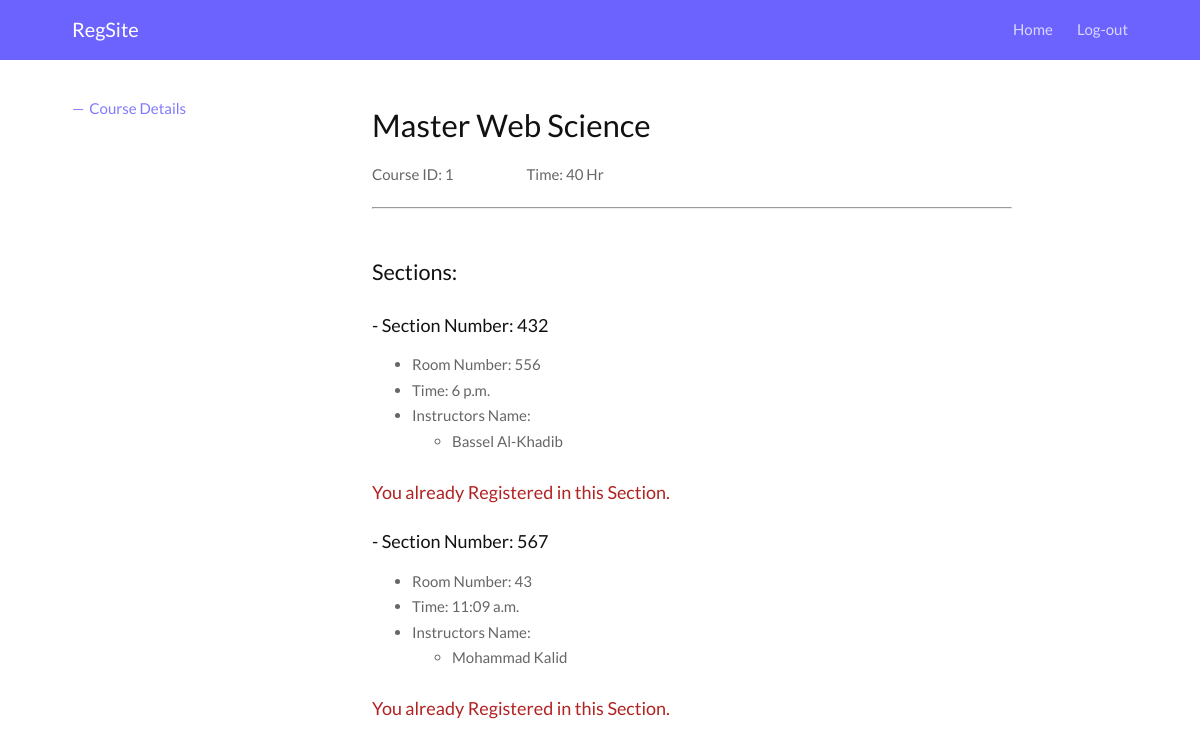
Screenshot of /Regsite/student/Course_id=1/details (signed in) with the database file from the repository.
### Reg_admin/models.py (models this page shows)
class Course (models.Model):
    CourseId = models.AutoField(primary_key=True)
    Title = models.CharField(max_length=30)
    Hours = models.PositiveIntegerField()
    pass

class Section (models.Model):
    CourseId = models.ForeignKey(Course, on_delete=models.CASCADE)
    SectionNo = models.IntegerField(primary_key=True)
    RoomNo = models.IntegerField()
    Time = models.TimeField()
    InstructorId = models.ForeignKey(Instructor, on_delete=models.CASCADE)
    pass

class Instructor(models.Model):
    InstructorId = models.AutoField(primary_key=True)
    First_name = models.CharField(max_length=20)
    Last_name = models.CharField(max_length=20)
    Gender = models.CharField(max_length=10, choices=[('1', 'Male'), ('2', 'Female')])
    Address = models.CharField(max_length=20)
    mobileNo = PhoneNumberField(null=False, blank=False, unique=True)
    pass

### Reg_student/views.py (the view)
# urls.py: path('Course_id=<int:course_id>/details', views.CourseDetailsView, name='Course-details')
def CourseDetailsView(request, course_id, *args, **kwargs):
    my_form = EnrollmentForm(request.POST or None)
    if request.method == "POST":
        if my_form.is_valid():
            my_form.save()
    course = Course.objects.get(CourseId=course_id)
    sections = Section.objects.filter(CourseId=course_id)
    registered_sections = []
    instructors = []
    for section in sections:
        instructors.append(Instructor.objects.get(InstructorId=section.InstructorId.InstructorId))
        if Enrollment.objects.filter(StudentId_id=request.session['student_id'], SectionNo=section.SectionNo):
            registered_sections.append(section.SectionNo)
    context = {
        'course': course,
        'sections': sections,
        'instructors': instructors,
        'registered': registered_sections,
    }
    return render(request, 'Reg_student/Course-Details.html', context)

### Reg_student/templates/Reg_student/Course-Details.html (shortened to what this page needs)
{% include "Regsite/loader.html" %}
{% include "Reg_student/nav-bar.html" %}
{% load static %}
<!DOCTYPE html>
<html lang='en'>
<head>
    <link rel='stylesheet' type="text/css" href="{% static "Regsite/css/Home.css" %}">
</head>
<body>
<div class="app">
    <div class="container">
        <div class="app__inner">
            <div class="app__menu">
                <ul class="vMenu">
                    <li><a href="{{ site_urls }}" class="vMenu--active">Course Details</a></li>
                </ul>
            </div>
            <div class="app__main">
                <div class="text-container">
                    <h1 class="app__main__title">{{ course.Title }}</h1>
                    <p>Course ID: {{ course.CourseId }}
                        <span style="padding-left: 70px">Time: {{ course.Hours }} Hr</span></p>
                    <hr>
                    <br>
                    <h3 class="app__main__title">Sections:</h3>
                    {% if  sections.first is empty %}
                        <p>There are no sections for this course.</p>
                    {% else %}
                        {% for section in sections %}
                            <h4>- Section Number: {{ section.SectionNo }}</h4>
                            <ul>
                                <li>Room Number: {{ section.RoomNo }}</li>
                                <li>Time: {{ section.Time }}</li>
                                <li>Instructors Name:
                                    {% for instructor in instructors %}
                                        <ul>
                                            {% if section.InstructorId.InstructorId == instructor.InstructorId %}
                                                <li>{{ instructor.First_name }} {{ instructor.Last_name }}</li>
                                            {% endif %}
                                        </ul>
                                    {% endfor %}
                                </li>
                            </ul>
                            {% if section.SectionNo in registered %}
                                <h4 style="color:firebrick;">You already Registered in this Section.</h4>
                            {% endif %}
                        {% endfor %}
                    {% endif %}
                </div>
            </div>
        </div>
    </div>
</div>
</body>
</html>

### Regsite/static/Regsite/css/Home.css (style rules this page uses)
html { line-height: 1.15; -webkit-text-size-adjust: 100%; }
body { margin: 0; }
h1 { font-size: 2em; margin: 0.67em 0; }
hr { box-sizing: content-box; height: 0; overflow: visible; }
a { background-color: transparent; }
html { box-sizing: border-box; background-color: #ffffff; }
*, *:before, *:after { box-sizing: inherit; }
.container { width: 88%; max-width: 1080px; margin: 0 auto; position: relative; }
.text-container { max-width: 640px; }
html { font-family: "Lato", sans-serif; font-size: 15px; color: #666; line-height: 1.7; font-weight: 400; -webkit-font-smoothing: antialiased; -moz-osx-font-smoothing: grayscale; text-rendering: optimizeLegibility; -moz-font-feature-settings: "liga" on; }
p { margin-bottom: 1.3em; }
h1, h2, h3, h4 { margin: 1.414em 0 0.5em; line-height: 1.35; color: #111; font-weight: 400; }
h1 { margin-top: 0; font-size: 2.074em; }
h3 { font-size: 1.44em; }
h4 { font-size: 1.2em; }
a { outline: 0; text-decoration: none; transition: 0.7s; color: inherit; }
.app { padding: calc( 81.33333px) 0; }
@media (min-width: 992px) { .app__inner { -js-display: flex; display: flex; } }
.app__menu { width: 100%; position: relative; }
@media (min-width: 992px) { .app__menu { display: block; width: 300px; flex-shrink: 0; } }
.app__main { flex-grow: 1; }
.app__main__title { margin-top: 0.75em; }
.vMenu { padding: 0; list-style-type: none; -js-display: flex; display: flex; max-width: 100%; flex-wrap: wrap; justify-content: space-between; border-bottom: 1px solid #eee; }
@media (min-width: 992px) { .vMenu { display: inline-block; border-bottom: none; } }
.vMenu li { display: inline-block; margin-bottom: 1em; width: 48%; padding-left: 16pt; }
@media (min-width: 992px) { .vMenu li { padding-left: 0; display: block; width: auto; } }
.vMenu a { display: block; }
@media (min-width: 992px) { .vMenu a { display: inline-block; opacity: 0.85; } }
@media (min-width: 992px) { .vMenu a:after { display: block; content: ''; border-bottom: 1px solid #6C63FF; transform: scaleX(0); transition: transform 250ms ease-in-out; } }
.vMenu--active { color: #6C63FF; }
.vMenu--active:before { content: "\2014"; margin-right: 0.333em; }
@media (min-width: 992px) { .vMenu--active { opacity: 1; color: #6C63FF; } }
@media (min-width: 992px) { .vMenu--active:after { display: block; content: ''; border-bottom: 1px solid #6C63FF; transform: none; transition: none; } }

### rows the page displays
Course: Title "Master Web Science", CourseId "1", Hours "40"
Section: SectionNo "432", RoomNo "556", Time "6 p.m.", shows "You already Registered in this Section."
Instructor: First_name "Bassel", Last_name "Al-Khadib"
Section: SectionNo "567", RoomNo "43", Time "11:09 a.m.", shows "You already Registered in this Section."
Instructor: First_name "Mohammad", Last_name "Kalid"
